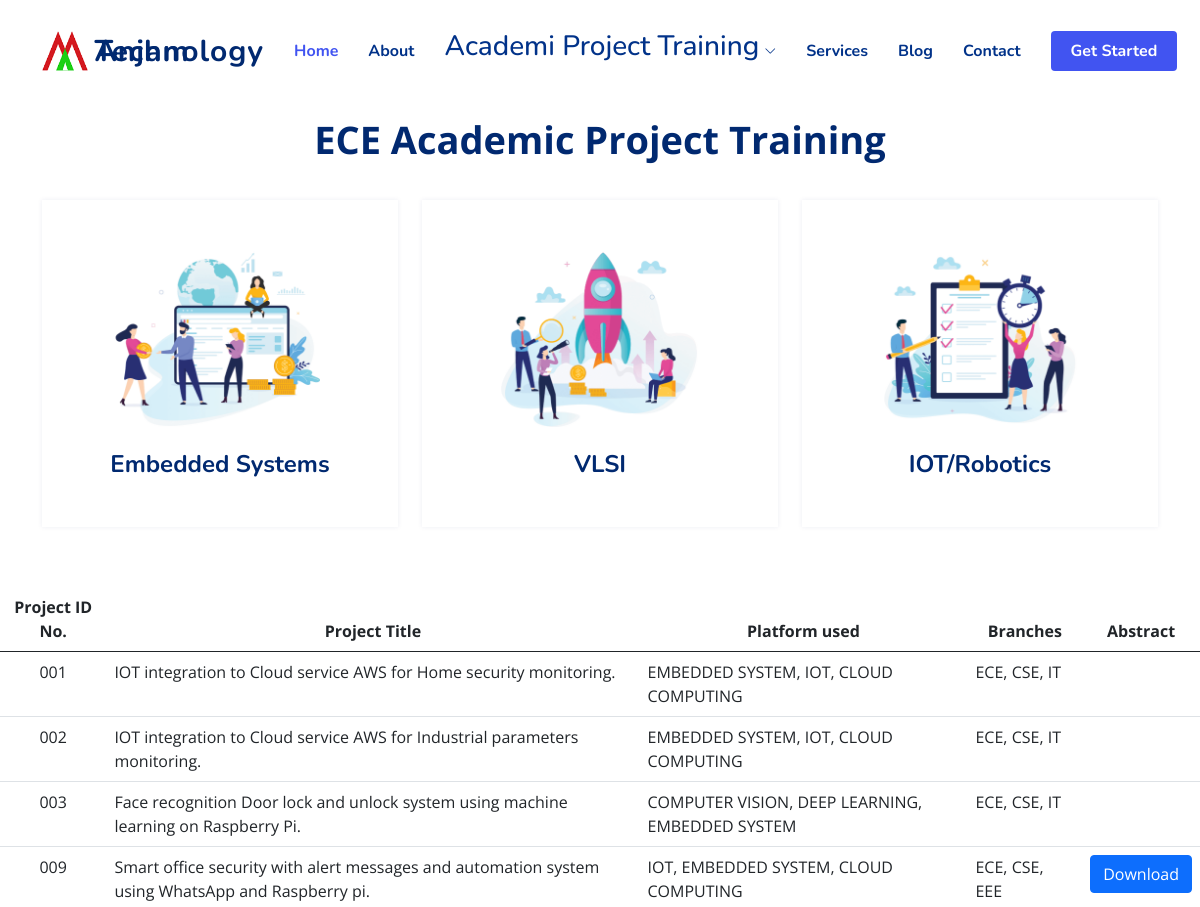
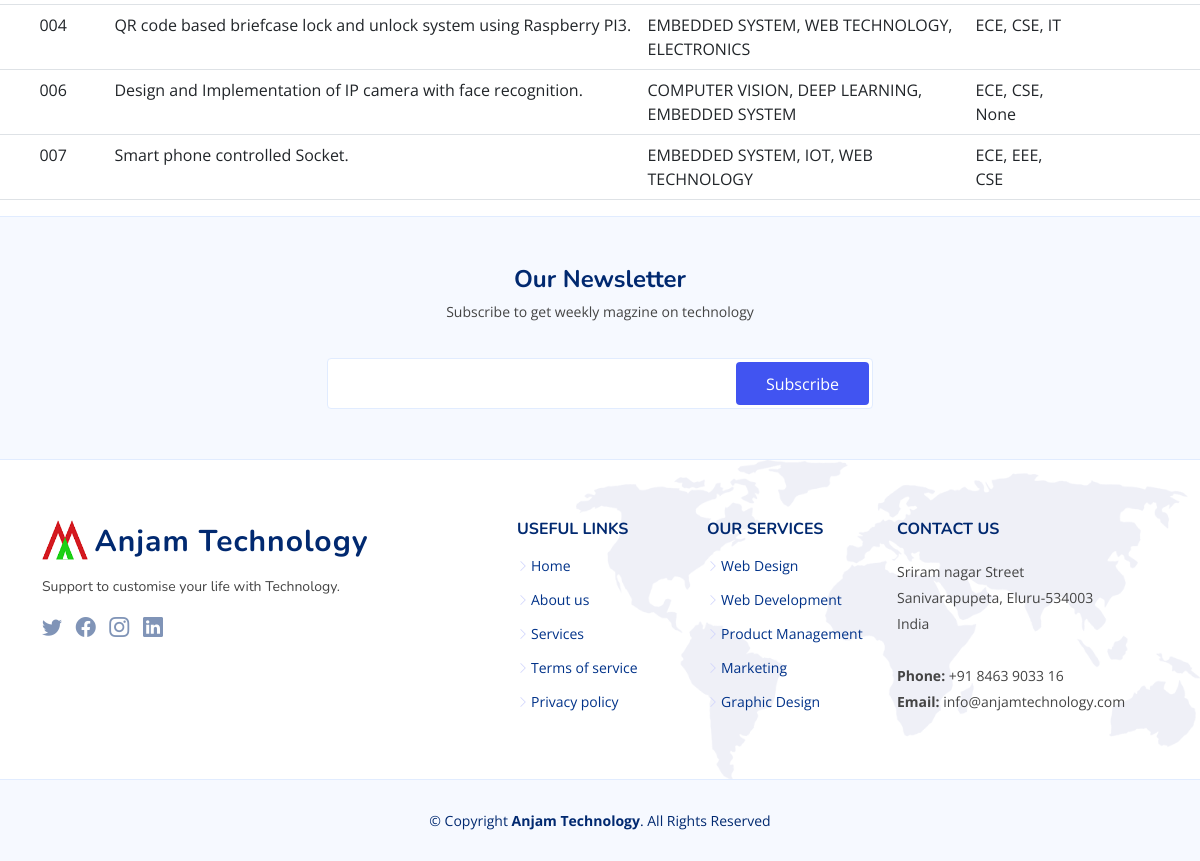
Page /ece_projects/ on the committed database (2 pictures, top to bottom).
### home_app/models.py (models this page shows, shortened)
class project(models.Model):
    BRANCH1= (
            ('ECE', 'ECE'),
            ('EEE', 'EEE'),
            ('CSE', 'CSE'),
            ('IT', 'IT'),
            ('MEC', 'MEC'),
            )
    BRANCH2= (
            ('ECE', 'ECE'),
            ('EEE', 'EEE'),
            ('CSE', 'CSE'),
            ('IT', 'IT'),
            ('MEC', 'MEC'),
            )
    BRANCH3= (
            ('ECE', 'ECE'),
            ('EEE', 'EEE'),
            ('CSE', 'CSE'),
            ('IT', 'IT'),
            ('MEC', 'MEC'),
            )
    PLATFORM1 = (
        ('EMBEDDED SYSTEM', 'EMBEDDED SYSTEM'),
        ('VLSI', 'VLSI'),
        ('IOT', 'IOT'),
        ('WEB TECHNOLOGY', 'WEB TECHNOLOGY'),
        ('IMAGE PROCESSING', 'IMAGE PROCESSING'),
        ('ROBOTICS', 'ROBOTICS'),
        ('POWER ELECTRONICS', 'POWER ELECTRONIC'),
        ('DATA SCIENCE', 'DATA SCIENCE'),
        ('CLOUD COMPUTING', 'CLOUD COMPUTING'),
        ('ELECTRONICS', 'ELECTRONICS'),
        ('COMMUNICATION', 'COMMUNICATION'),
        ('COMPUTER VISION', 'COMPUTER VISION'),
        ('DEEP LEARNING', 'DEEP LEARNING'),
    )
    PLATFORM2 = (
        ('EMBEDDED SYSTEM', 'EMBEDDED SYSTEM'),
        ('VLSI', 'VLSI'),
        ('IOT', 'IOT'),
        ('WEB TECHNOLOGY', 'WEB TECHNOLOGY'),
        ('IMAGE PROCESSING', 'IMAGE PROCESSING'),
        ('ROBOTICS', 'ROBOTICS'),
        ('POWER ELECTRONICS', 'POWER ELECTRONIC'),
        ('DATA SCIENCE', 'DATA SCIENCE'),
        ('CLOUD COMPUTING', 'CLOUD COMPUTING'),
        ('ELECTRONICS', 'ELECTRONICS'),
        ('COMMUNICATION', 'COMMUNICATION'),
        ('COMPUTER VISION', 'COMPUTER VISION'),
        ('DEEP LEARNING', 'DEEP LEARNING'),
    )
    PLATFORM3 = (
        ('EMBEDDED SYSTEM', 'EMBEDDED SYSTEM'),
        ('VLSI', 'VLSI'),
        ('IOT', 'IOT'),
        ('WEB TECHNOLOGY', 'WEB TECHNOLOGY'),
        ('IMAGE PROCESSING', 'IMAGE PROCESSING'),
        ('ROBOTICS', 'ROBOTICS'),
        ('POWER ELECTRONICS', 'POWER ELECTRONIC'),
        ('DATA SCIENCE', 'DATA SCIENCE'),
        ('CLOUD COMPUTING', 'CLOUD COMPUTING'),
        ('ELECTRONICS', 'ELECTRONICS'),
        ('COMMUNICATION', 'COMMUNICATION'),
        ('COMPUTER VISION', 'COMPUTER VISION'),
        ('DEEP LEARNING', 'DEEP LEARNING'),
    )
    title = models.CharField(max_length=255, null=True)
    project_id = models.CharField(max_length=200, null=True)
    branch1 = models.CharField(max_length=200, null=True, choices=BRANCH1)
    branch2 = models.CharField(max_length=200, null=True, choices=BRANCH2, blank = True)
    branch3 = models.CharField(max_length=200, null=True, choices=BRANCH3, blank = True)
    platform1 = models.CharField(max_length=200, null=True, choices=PLATFORM1)
    platform2 = models.CharField(max_length=200, null=True, choices=PLATFORM2, blank = True)
    platform3 = models.CharField(max_length=200, null=True, choices=PLATFORM3, blank = True)
    upload = models.FileField(upload_to='uploads/', max_length=100, blank = True)

### home_app/views.py (the view)
# urls.py: path('ece_projects/', views.ece, name="ece"),
def ece(request):
    all_list=project.objects.all()
    ece = all_list.filter(branch1="ECE")
    context = {'ece': ece}
    return render(request, 'ece.html', context)

### home_app/templates/ece.html (shortened to what this page needs)
{% extends 'base.html' %}
{% load static %}
{% block content %}
<br>
<br>
    <section id="values" class="values">
      <div class="container" data-aos="fade-up">
        <header class="section-header">
          <p>ECE Academic Project Training</p>
        </header>
        <div class="row">
          <div class="col-lg-4">
            <div class="box" data-aos="fade-up" data-aos-delay="200">
              <img src="{% static 'home_app/assets/img/values-1.png' %}" class="img-fluid" alt="">
              <h3>Embedded Systems</h3>
            </div>
          </div>
          <div class="col-lg-4 mt-4 mt-lg-0">
            <div class="box" data-aos="fade-up" data-aos-delay="400">
              <img src="{% static 'home_app/assets/img/values-2.png' %}" class="img-fluid" alt="">
              <h3>VLSI</h3>
            </div>
          </div>
          <div class="col-lg-4 mt-4 mt-lg-0">
            <div class="box" data-aos="fade-up" data-aos-delay="600">
              <img src="{% static 'home_app/assets/img/values-3.png' %}" class="img-fluid" alt="">
              <h3>IOT/Robotics</h3>
            </div>
          </div>
        </div>
      </div>
    </section>
        <div class="row">
              <div class="panel-body">
                <table class="table bootstrap-datatable ">
                  <thead>
                    <tr class="text-center">
                      <th>Project ID No.</th>
                      <th>Project Title</th>
                      <th>Platform used</th>
                      <th>Branches</th>
                      <th>Abstract</th>
                    </tr>
                  </thead>
                  <tbody>
                    {% for i in ece %}
                      <tr>
                        <td class="text-center">{{i.project_id}}</td>
                        <td class="text-left">{{i.title}}</td>
                        <td class="text-left">{{i.platform1}}, {{i.platform2}}, {{i.platform3}}</td>
                        <td class="text-left">{{i.branch1}}, {{i.branch2}}, {{i.branch3}}</td>
                        <td class="text-center">{% if i.upload %}
                               <a href="{{i.upload.url}}" class="btn btn-primary" role="button">Download</a>
                            {% endif %}
                        </td>
                      </tr>
                      {% endfor %}
                  </tbody>
                </table>
              </div>
            </div>
{% endblock %}

### home_app/templates/base.html (shortened to what this page needs)
{% load static %}
<!DOCTYPE html>
<html lang="en">
<head>
  {% load static %}
  {% load static %}
  <link href="{% static 'home_app/assets/vendor/bootstrap/css/bootstrap.min.css' %}" rel="stylesheet">
  <link href="{% static 'home_app/assets/vendor/bootstrap-icons/bootstrap-icons.css' %}" rel="stylesheet">
  <link href="{% static 'home_app/assets/vendor/aos/aos.css' %}" rel="stylesheet">
  <link href="{% static 'home_app/assets/vendor/remixicon/remixicon.css' %}" rel="stylesheet">
  <link href="{% static 'home_app/assets/vendor/swiper/swiper-bundle.min.css' %}" rel="stylesheet">
  <link href="{% static 'home_app/assets/vendor/glightbox/css/glightbox.min.css' %}" rel="stylesheet">
  <link href="{% static 'home_app/assets/css/style.css' %}" rel="stylesheet">
</head>
<body>
  <header id="header" class="header fixed-top">
    <div class="container-fluid container-xl d-flex align-items-center justify-content-between">
      <a href="{% url 'home' %}" class="logo d-flex align-items-center">
        <img src="{% static 'home_app/assets/img/logo1.png' %}" alt="Academic Projects Training">
        <span>Anjam Technology</span>
      </a>
      <nav id="navbar" class="navbar">
        <ul>
          <li><a class="nav-link scrollto active" href="{% url 'home' %}">Home</a></li>
          <li><a class="nav-link scrollto" href="#about">About</a></li>
          <li class="dropdown"><a href="#values"><span><h3>Academi Project Training</h3></span> <i class="bi bi-chevron-down"></i></a>
          </li>
          <li><a class="nav-link scrollto" href="#services">Services</a></li>
          <li><a href="blog.html">Blog</a></li>
          <li><a class="nav-link scrollto" href="#contact">Contact</a></li>
          <li><a class="getstarted scrollto" href="#values">Get Started</a></li>
        </ul>
      </nav>
    </div>
  </header>
{% block content %}
{% endblock %}
  <footer id="footer" class="footer">
    <div class="footer-newsletter">
      <div class="container">
        <div class="row justify-content-center">
          <div class="col-lg-12 text-center">
            <h4>Our Newsletter</h4>
            <p>Subscribe to get weekly magzine on technology</p>
          </div>
          <div class="col-lg-6">
            <form action="" method="post">
              <input type="email" name="email"><input type="submit" value="Subscribe">
            </form>
          </div>
        </div>
      </div>
    </div>
    <div class="footer-top">
      <div class="container">
        <div class="row gy-4">
          <div class="col-lg-5 col-md-12 footer-info">
            <a href="{% url 'home' %}" class="logo d-flex align-items-center">
              <img src="{% static 'home_app/assets/img/logo1.png' %}" alt="Academic Projects Training">
              <span>Anjam Technology</span>
            </a>
            <p>Support to customise your life with Technology.</p>
            <div class="social-links mt-3">
              <a href="#" class="twitter"><i class="bi bi-twitter"></i></a>
              <a href="#" class="facebook"><i class="bi bi-facebook"></i></a>
              <a href="#" class="instagram"><i class="bi bi-instagram bx bxl-instagram"></i></a>
              <a href="#" class="linkedin"><i class="bi bi-linkedin bx bxl-linkedin"></i></a>
            </div>
          </div>
          <div class="col-lg-2 col-6 footer-links">
            <h4>Useful Links</h4>
            <ul>
              <li><i class="bi bi-chevron-right"></i> <a href="#">Home</a></li>
              <li><i class="bi bi-chevron-right"></i> <a href="#">About us</a></li>
              <li><i class="bi bi-chevron-right"></i> <a href="#">Services</a></li>
              <li><i class="bi bi-chevron-right"></i> <a href="#">Terms of service</a></li>
              <li><i class="bi bi-chevron-right"></i> <a href="#">Privacy policy</a></li>
            </ul>
          </div>
          <div class="col-lg-2 col-6 footer-links">
            <h4>Our Services</h4>
            <ul>
              <li><i class="bi bi-chevron-right"></i> <a href="#">Web Design</a></li>
              <li><i class="bi bi-chevron-right"></i> <a href="#">Web Development</a></li>
              <li><i class="bi bi-chevron-right"></i> <a href="#">Product Management</a></li>
              <li><i class="bi bi-chevron-right"></i> <a href="#">Marketing</a></li>
              <li><i class="bi bi-chevron-right"></i> <a href="#">Graphic Design</a></li>
            </ul>
          </div>
          <div class="col-lg-3 col-md-12 footer-contact text-center text-md-start">
            <h4>Contact Us</h4>
            <p>
              Sriram nagar Street <br>
              Sanivarapupeta, Eluru-534003<br>
              India <br><br>
              <strong>Phone:</strong> +91 8463 9033 16<br>
              <strong>Email:</strong> info@anjamtechnology.com<br>
            </p>
          </div>
        </div>
      </div>
    </div>
    <div class="container">
      <div class="copyright">
        &copy; Copyright <strong><span>Anjam Technology</span></strong>. All Rights Reserved
      </div>
    </div>
  </footer>
</body>
</html>

### home_app/static/home_app/assets/css/style.css (style rules this page uses)
:root { scroll-behavior: smooth; }
body { font-family: "Open Sans", sans-serif; color: #444444; }
a { color: #4154f1; text-decoration: none; }
h1, h2, h3, h4, h5, h6 { font-family: "Nunito", sans-serif; }
section { padding: 60px 0; overflow: hidden; }
.section-header { text-align: center; padding-bottom: 40px; }
.section-header p { margin: 10px 0 0 0; padding: 0; font-size: 38px; line-height: 42px; font-weight: 700; color: #012970; }
.header { transition: all 0.5s; z-index: 997; padding: 20px 0; }
.header .logo { line-height: 0; }
.header .logo img { max-height: 40px; margin-right: 6px; }
.header .logo span { font-size: 30px; font-weight: 700; letter-spacing: 1px; color: #012970; font-family: "Nunito", sans-serif; margin-top: 3px; }
.navbar { padding: 0; }
.navbar ul { margin: 0; padding: 0; display: flex; list-style: none; align-items: center; }
.navbar li { position: relative; }
.navbar a { display: flex; align-items: center; justify-content: space-between; padding: 10px 0 10px 30px; font-family: "Nunito", sans-serif; font-size: 16px; font-weight: 700; color: #013289; white-space: nowrap; transition: 0.3s; }
.navbar a i { font-size: 12px; line-height: 0; margin-left: 5px; }
.navbar a:hover, .navbar .active, .navbar li:hover > a { color: #4154f1; }
.navbar .getstarted { background: #4154f1; padding: 8px 20px; margin-left: 30px; border-radius: 4px; color: #fff; }
.values .box { padding: 30px; box-shadow: 0px 0 5px rgba(1, 41, 112, 0.08); text-align: center; transition: 0.3s; height: 100%; }
.values .box img { padding: 30px 50px; transition: 0.5s; transform: scale(1.1); }
.values .box h3 { font-size: 24px; color: #012970; font-weight: 700; margin-bottom: 18px; }
.footer { background: #f6f9ff; padding: 0 0 30px 0; font-size: 14px; }
.footer .footer-newsletter { padding: 50px 0; background: #f6f9ff; border-top: 1px solid #e1ecff; }
.footer .footer-newsletter h4 { font-size: 24px; margin: 0 0 10px 0; padding: 0; line-height: 1; font-weight: 700; color: #012970; }
.footer .footer-newsletter form { margin-top: 20px; background: #fff; padding: 6px 10px; position: relative; border-radius: 4px; border: 1px solid #e1ecff; }
.footer .footer-newsletter form input[type="email"] { border: 0; padding: 8px; width: calc(100% - 140px); }
.footer .footer-newsletter form input[type="submit"] { position: absolute; top: 0; right: 0; bottom: 0; border: 0; background: none; font-size: 16px; padding: 0 30px; margin: 3px; background: #4154f1; color: #fff; transition: 0.3s; border-radius: 4px; }
.footer .footer-top { background: white url(../img/footer-bg.png) no-repeat right top; background-size: contain; border-top: 1px solid #e1ecff; border-bottom: 1px solid #e1ecff; padding: 60px 0 30px 0; }
.footer .footer-top .footer-info { margin-bottom: 30px; }
.footer .footer-top .footer-info .logo { line-height: 0; margin-bottom: 15px; }
.footer .footer-top .footer-info .logo img { max-height: 40px; margin-right: 6px; }
.footer .footer-top .footer-info .logo span { font-size: 30px; font-weight: 700; letter-spacing: 1px; color: #012970; font-family: "Nunito", sans-serif; margin-top: 3px; }
.footer .footer-top .footer-info p { font-size: 14px; line-height: 24px; margin-bottom: 0; font-family: "Nunito", sans-serif; }
.footer .footer-top .social-links a { font-size: 20px; display: inline-block; color: rgba(1, 41, 112, 0.5); line-height: 0; margin-right: 10px; transition: 0.3s; }
.footer .footer-top h4 { font-size: 16px; font-weight: bold; color: #012970; text-transform: uppercase; position: relative; padding-bottom: 12px; }
.footer .footer-top .footer-links { margin-bottom: 30px; }
.footer .footer-top .footer-links ul { list-style: none; padding: 0; margin: 0; }
.footer .footer-top .footer-links ul i { padding-right: 2px; color: #d0d4fc; font-size: 12px; line-height: 0; }
.footer .footer-top .footer-links ul li { padding: 10px 0; display: flex; align-items: center; }
.footer .footer-top .footer-links ul li:first-child { padding-top: 0; }
.footer .footer-top .footer-links ul a { color: #013289; transition: 0.3s; display: inline-block; line-height: 1; }
.footer .footer-top .footer-contact p { line-height: 26px; }
.footer .copyright { text-align: center; padding-top: 30px; color: #012970; }

### rows in the picture
project: project_id "001", title "IOT integration to Cloud service AWS for Home security monitoring.", platform1 "EMBEDDED SYSTEM", platform2 "IOT", platform3 "CLOUD COMPUTING", branch1 "ECE", branch2 "CSE", branch3 "IT"
project: project_id "002", title "IOT integration to Cloud service AWS for Industrial parameters monitoring.", platform1 "EMBEDDED SYSTEM", platform2 "IOT", platform3 "CLOUD COMPUTING", branch1 "ECE", branch2 "CSE", branch3 "IT"
project: project_id "003", title "Face recognition Door lock and unlock system using machine learning on Raspberry Pi.", platform1 "COMPUTER VISION", platform2 "DEEP LEARNING", platform3 "EMBEDDED SYSTEM", branch1 "ECE", branch2 "CSE", branch3 "IT"
project: project_id "009", title "Smart office security with alert messages and automation system using WhatsApp and Raspberry pi.", platform1 "IOT", platform2 "EMBEDDED SYSTEM", platform3 "CLOUD COMPUTING", branch1 "ECE", branch2 "CSE", branch3 "EEE"
project: project_id "004", title "QR code based briefcase lock and unlock system using Raspberry PI3.", platform1 "EMBEDDED SYSTEM", platform2 "WEB TECHNOLOGY", platform3 "ELECTRONICS", branch1 "ECE", branch2 "CSE", branch3 "IT"
project: project_id "006", title "Design and Implementation of IP camera with face recognition.", platform1 "COMPUTER VISION", platform2 "DEEP LEARNING", platform3 "EMBEDDED SYSTEM", branch1 "ECE", branch2 "CSE", branch3 "None"
project: project_id "007", title "Smart phone controlled Socket.", platform1 "EMBEDDED SYSTEM", platform2 "IOT", platform3 "WEB TECHNOLOGY", branch1 "ECE", branch2 "EEE", branch3 "CSE"
